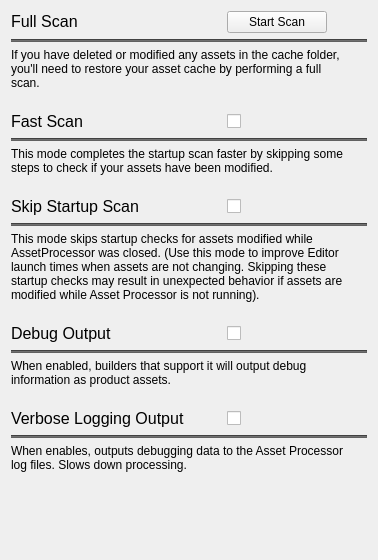
        <widget class="QWidget" name="SettingsPage">
         <layout class="QVBoxLayout" name="verticalLayout">
          <item>
           <layout class="QVBoxLayout" name="fullScanLayout">
            <item>
             <layout class="QHBoxLayout" name="fullScanHeaderLayout">
              <item>
               <widget class="QLabel" name="fullScanHeader">
                <property name="minimumSize">
                 <size>
                  <width>190</width>
                  <height>0</height>
                 </size>
                </property>
                <property name="font">
                 <font>
                  <pointsize>12</pointsize>
                 </font>
                </property>
                <property name="text">
                 <string>&lt;html&gt;&lt;head/&gt;&lt;body&gt;&lt;p&gt;&lt;span style=&quot; font-size:12pt;&quot;&gt;Full Scan&lt;/span&gt;&lt;/p&gt;&lt;/body&gt;&lt;/html&gt;</string>
                </property>
                <property name="wordWrap">
                 <bool>true</bool>
                </property>
               </widget>
              </item>
              <item>
               <spacer name="horizontalSpacer_3">
                <property name="orientation">
                 <enum>Qt::Horizontal</enum>
                </property>
                <property name="sizeType">
                 <enum>QSizePolicy::Fixed</enum>
                </property>
                <property name="sizeHint" stdset="0">
                 <size>
                  <width>20</width>
                  <height>20</height>
                 </size>
                </property>
               </spacer>
              </item>
              <item>
               <widget class="QPushButton" name="fullScanButton">
                <property name="sizePolicy">
                 <sizepolicy hsizetype="Fixed" vsizetype="Fixed">
                  <horstretch>0</horstretch>
                  <verstretch>0</verstretch>
                 </sizepolicy>
                </property>
                <property name="minimumSize">
                 <size>
                  <width>100</width>
                  <height>0</height>
                 </size>
                </property>
                <property name="text">
                 <string>Start Scan</string>
                </property>
               </widget>
              </item>
              <item>
               <spacer name="horizontalSpacer_4">
                <property name="orientation">
                 <enum>Qt::Horizontal</enum>
                </property>
                <property name="sizeHint" stdset="0">
                 <size>
                  <width>40</width>
                  <height>20</height>
                 </size>
                </property>
               </spacer>
              </item>
             </layout>
            </item>
            <item>
             <widget class="Line" name="line_2">
              <property name="styleSheet">
               <string notr="true">background-color: #616161;</string>
              </property>
              <property name="frameShadow">
               <enum>QFrame::Sunken</enum>
              </property>
              <property name="orientation">
               <enum>Qt::Horizontal</enum>
              </property>
             </widget>
            </item>
            <item>
             <layout class="QHBoxLayout" name="horizontalLayout_12">
              <item>
               <widget class="QLabel" name="fullScanDescriptionText">
                <property name="text">
                 <string>&lt;html&gt;&lt;head/&gt;&lt;body&gt;&lt;p&gt;If you have deleted or modified any assets in the cache folder, you'll need to restore your asset cache by performing a full scan.&lt;/p&gt;&lt;/body&gt;&lt;/html&gt;</string>
                </property>
                <property name="scaledContents">
                 <bool>false</bool>
                </property>
                <property name="wordWrap">
                 <bool>true</bool>
                </property>
               </widget>
              </item>
              <item>
               <spacer name="indentSpacer2">
                <property name="orientation">
                 <enum>Qt::Horizontal</enum>
                </property>
                <property name="sizeType">
                 <enum>QSizePolicy::Fixed</enum>
                </property>
                <property name="sizeHint" stdset="0">
                 <size>
                  <width>20</width>
                  <height>20</height>
                 </size>
                </property>
               </spacer>
              </item>
             </layout>
            </item>
           </layout>
          </item>
          <item>
           <spacer name="gapSpacer1">
            <property name="orientation">
             <enum>Qt::Vertical</enum>
            </property>
            <property name="sizeType">
             <enum>QSizePolicy::Fixed</enum>
            </property>
            <property name="sizeHint" stdset="0">
             <size>
              <width>16</width>
              <height>16</height>
             </size>
            </property>
           </spacer>
          </item>
          <item>
           <layout class="QVBoxLayout" name="fastScanLayout">
            <item>
             <layout class="QHBoxLayout" name="fastScanHeaderLayout">
              <item>
               <widget class="QLabel" name="fastScanHeader">
                <property name="minimumSize">
                 <size>
                  <width>190</width>
                  <height>0</height>
                 </size>
                </property>
                <property name="maximumSize">
                 <size>
                  <width>16777215</width>
                  <height>16777215</height>
                 </size>
                </property>
                <property name="font">
                 <font>
                  <pointsize>12</pointsize>
                 </font>
                </property>
                <property name="mouseTracking">
                 <bool>true</bool>
                </property>
                <property name="text">
                 <string>&lt;html&gt;&lt;head/&gt;&lt;body&gt;&lt;p&gt;&lt;span style=&quot; font-size:12pt;&quot;&gt;Fast Scan&lt;/span&gt;&lt;/p&gt;&lt;/body&gt;&lt;/html&gt;</string>
                </property>
               </widget>
              </item>
              <item>
               <spacer name="horizontalSpacer_1">
                <property name="orientation">
                 <enum>Qt::Horizontal</enum>
                </property>
                <property name="sizeType">
                 <enum>QSizePolicy::Fixed</enum>
                </property>
                <property name="sizeHint" stdset="0">
                 <size>
                  <width>20</width>
                  <height>20</height>
                 </size>
                </property>
               </spacer>
              </item>
              <item>
               <widget class="QCheckBox" name="modtimeSkippingCheckBox">
                <property name="sizePolicy">
                 <sizepolicy hsizetype="Fixed" vsizetype="Fixed">
                  <horstretch>0</horstretch>
                  <verstretch>0</verstretch>
                 </sizepolicy>
                </property>
                <property name="minimumSize">
                 <size>
                  <width>100</width>
                  <height>0</height>
                 </size>
                </property>
                <property name="text">
                 <string/>
                </property>
               </widget>
              </item>
              <item>
               <spacer name="horizontalSpacer_2">
                <property name="orientation">
                 <enum>Qt::Horizontal</enum>
                </property>
                <property name="sizeType">
                 <enum>QSizePolicy::Expanding</enum>
                </property>
                <property name="sizeHint" stdset="0">
                 <size>
                  <width>40</width>
                  <height>20</height>
                 </size>
                </property>
               </spacer>
              </item>
             </layout>
            </item>
            <item>
             <widget class="Line" name="line">
              <property name="styleSheet">
               <string notr="true">background-color: #616161;</string>
              </property>
              <property name="orientation">
               <enum>Qt::Horizontal</enum>
              </property>
             </widget>
            </item>
            <item>
             <layout class="QHBoxLayout" name="horizontalLayout_3">
              <item>
               <widget class="QLabel" name="modtimeSkippingDescription">
                <property name="text">
                 <string>&lt;html&gt;&lt;head/&gt;&lt;body&gt;&lt;p&gt;This mode completes the startup scan faster by skipping some steps to check if your assets have been modified.&lt;/p&gt;&lt;/body&gt;&lt;/html&gt;</string>
                </property>
                <property name="scaledContents">
                 <bool>false</bool>
                </property>
                <property name="wordWrap">
                 <bool>true</bool>
                </property>
               </widget>
              </item>
              <item>
               <spacer name="indentSpacer1">
                <property name="orientation">
                 <enum>Qt::Horizontal</enum>
                </property>
                <property name="sizeType">
                 <enum>QSizePolicy::Fixed</enum>
                </property>
                <property name="sizeHint" stdset="0">
                 <size>
                  <width>20</width>
                  <height>20</height>
                 </size>
                </property>
               </spacer>
              </item>
             </layout>
            </item>
           </layout>
          </item>
          <item>
           <spacer name="gapSpacer2">
            <property name="orientation">
             <enum>Qt::Vertical</enum>
            </property>
            <property name="sizeType">
             <enum>QSizePolicy::Fixed</enum>
            </property>
            <property name="sizeHint" stdset="0">
             <size>
              <width>16</width>
              <height>16</height>
             </size>
            </property>
           </spacer>
          </item>
          <item>
           <layout class="QVBoxLayout" name="disableStartupScanLayout">
            <item>
             <layout class="QHBoxLayout" name="disableStartupScanHeaderLayout">
              <item>
               <widget class="QLabel" name="disableStartupScanHeader">
                <property name="minimumSize">
                 <size>
                  <width>190</width>
                  <height>0</height>
                 </size>
                </property>
                <property name="font">
                 <font>
                  <pointsize>12</pointsize>
                 </font>
                </property>
                <property name="text">
                 <string>&lt;html&gt;&lt;head/&gt;&lt;body&gt;&lt;p&gt;&lt;span style=&quot; font-size:12pt;&quot;&gt;Skip Startup Scan&lt;/span&gt;&lt;/p&gt;&lt;/body&gt;&lt;/html&gt;</string>
                </property>
               </widget>
              </item>
              <item>
               <spacer name="horizontalSpacer_5">
                <property name="orientation">
                 <enum>Qt::Horizontal</enum>
                </property>
                <property name="sizeType">
                 <enum>QSizePolicy::Fixed</enum>
                </property>
                <property name="sizeHint" stdset="0">
                 <size>
                  <width>20</width>
                  <height>20</height>
                 </size>
                </property>
               </spacer>
              </item>
              <item>
               <widget class="QCheckBox" name="disableStartupScanCheckBox">
                <property name="sizePolicy">
                 <sizepolicy hsizetype="Fixed" vsizetype="Fixed">
                  <horstretch>0</horstretch>
                  <verstretch>0</verstretch>
                 </sizepolicy>
                </property>
                <property name="minimumSize">
                 <size>
                  <width>100</width>
                  <height>0</height>
                 </size>
                </property>
                <property name="text">
                 <string/>
                </property>
               </widget>
              </item>
              <item>
               <spacer name="horizontalSpacer_6">
                <property name="orientation">
                 <enum>Qt::Horizontal</enum>
                </property>
                <property name="sizeHint" stdset="0">
                 <size>
                  <width>40</width>
                  <height>20</height>
                 </size>
                </property>
               </spacer>
              </item>
             </layout>
            </item>
            <item>
             <widget class="Line" name="line_3">
              <property name="styleSheet">
               <string notr="true">background-color: #616161;</string>
              </property>
              <property name="orientation">
               <enum>Qt::Horizontal</enum>
              </property>
             </widget>
            </item>
            <item>
             <layout class="QHBoxLayout" name="skipinitialcheck_horizontalLayout">
              <item>
               <widget class="QLabel" name="skipinitialdatabaseDescription">
                <property name="text">
                 <string>&lt;html&gt;&lt;head/&gt;&lt;body&gt;&lt;p&gt;This mode skips startup checks for assets modified while AssetProcessor was closed. (Use this mode to improve Editor launch times when assets are not changing. Skipping these startup checks may result in unexpected behavior if assets are modified while Asset Processor is not running).&lt;/p&gt;&lt;/body&gt;&lt;/html&gt;</string>
                </property>
                <property name="scaledContents">
                 <bool>false</bool>
                </property>
                <property name="wordWrap">
                 <bool>true</bool>
                </property>
               </widget>
              </item>
              <item>
               <spacer name="indentSpacer3">
                <property name="orientation">
                 <enum>Qt::Horizontal</enum>
                </property>
                <property name="sizeType">
                 <enum>QSizePolicy::Fixed</enum>
                </property>
                <property name="sizeHint" stdset="0">
                 <size>
                  <width>20</width>
                  <height>20</height>
                 </size>
                </property>
               </spacer>
              </item>
             </layout>
            </item>
           </layout>
          </item>
          <item>
           <spacer name="gapSpacer3">
            <property name="orientation">
             <enum>Qt::Vertical</enum>
            </property>
            <property name="sizeType">
             <enum>QSizePolicy::Fixed</enum>
            </property>
            <property name="sizeHint" stdset="0">
             <size>
              <width>16</width>
              <height>16</height>
             </size>
            </property>
           </spacer>
          </item>
          <item>
           <layout class="QVBoxLayout" name="debugOutputLayout">
            <item>
             <layout class="QHBoxLayout" name="debugOutputHeaderLayout">
              <item>
               <widget class="QLabel" name="debugOutputHeader">
                <property name="minimumSize">
                 <size>
                  <width>190</width>
                  <height>0</height>
                 </size>
                </property>
                <property name="baseSize">
                 <size>
                  <width>0</width>
                  <height>0</height>
                 </size>
                </property>
                <property name="font">
                 <font>
                  <pointsize>12</pointsize>
                 </font>
                </property>
                <property name="text">
                 <string>&lt;html&gt;&lt;head/&gt;&lt;body&gt;&lt;p&gt;&lt;span style=&quot; font-size:12pt;&quot;&gt;Debug Output&lt;/span&gt;&lt;/p&gt;&lt;/body&gt;&lt;/html&gt;</string>
                </property>
               </widget>
              </item>
              <item>
               <spacer name="horizontalSpacer_7">
                <property name="orientation">
                 <enum>Qt::Horizontal</enum>
                </property>
                <property name="sizeType">
                 <enum>QSizePolicy::Fixed</enum>
                </property>
                <property name="sizeHint" stdset="0">
                 <size>
                  <width>20</width>
                  <height>20</height>
                 </size>
                </property>
               </spacer>
              </item>
              <item>
               <widget class="QCheckBox" name="debugOutputCheckBox">
                <property name="sizePolicy">
                 <sizepolicy hsizetype="Fixed" vsizetype="Fixed">
                  <horstretch>0</horstretch>
                  <verstretch>0</verstretch>
                 </sizepolicy>
                </property>
                <property name="minimumSize">
                 <size>
                  <width>100</width>
                  <height>0</height>
                 </size>
                </property>
                <property name="text">
                 <string/>
                </property>
               </widget>
              </item>
              <item>
               <spacer name="horizontalSpacer_8">
                <property name="orientation">
                 <enum>Qt::Horizontal</enum>
                </property>
                <property name="sizeHint" stdset="0">
                 <size>
                  <width>40</width>
                  <height>20</height>
                 </size>
                </property>
               </spacer>
              </item>
             </layout>
            </item>
            <item>
             <widget class="Line" name="line_4">
              <property name="minimumSize">
               <size>
                <width>0</width>
                <height>0</height>
               </size>
              </property>
              <property name="baseSize">
               <size>
                <width>0</width>
                <height>0</height>
               </size>
              </property>
              <property name="styleSheet">
               <string notr="true">background-color: #616161;</string>
              </property>
              <property name="orientation">
               <enum>Qt::Horizontal</enum>
              </property>
             </widget>
            </item>
            <item>
             <layout class="QHBoxLayout" name="horizontalLayout_6">
              <item>
               <widget class="QLabel" name="debugOutputCheckBoxDescription">
                <property name="text">
                 <string>&lt;html&gt;&lt;head/&gt;&lt;body&gt;&lt;p&gt;When enabled, builders that support it will output debug information as product assets.&lt;/p&gt;&lt;/body&gt;&lt;/html&gt;</string>
                </property>
                <property name="scaledContents">
                 <bool>false</bool>
                </property>
                <property name="wordWrap">
                 <bool>true</bool>
                </property>
               </widget>
              </item>
              <item>
               <spacer name="indentSpacer4">
                <property name="orientation">
                 <enum>Qt::Horizontal</enum>
                </property>
                <property name="sizeType">
                 <enum>QSizePolicy::Fixed</enum>
                </property>
                <property name="sizeHint" stdset="0">
                 <size>
                  <width>20</width>
                  <height>20</height>
                 </size>
                </property>
               </spacer>
              </item>
             </layout>
            </item>
           </layout>
          </item>
          <item>
           <spacer name="gapSpacer4">
            <property name="orientation">
             <enum>Qt::Vertical</enum>
            </property>
            <property name="sizeType">
             <enum>QSizePolicy::Fixed</enum>
            </property>
            <property name="sizeHint" stdset="0">
             <size>
              <width>16</width>
              <height>16</height>
             </size>
            </property>
           </spacer>
          </item>
          <item>
           <layout class="QVBoxLayout" name="logFileLevelLayout">
            <item>
             <layout class="QHBoxLayout" name="logFileLevelLayoutLine">
              <item>
               <widget class="QLabel" name="logfileLevelHeader">
                <property name="minimumSize">
                 <size>
                  <width>190</width>
                  <height>0</height>
                 </size>
                </property>
                <property name="baseSize">
                 <size>
                  <width>0</width>
                  <height>0</height>
                 </size>
                </property>
                <property name="font">
                 <font>
                  <pointsize>12</pointsize>
                 </font>
                </property>
                <property name="text">
                 <string>&lt;html&gt;&lt;head/&gt;&lt;body&gt;&lt;p&gt;&lt;span style=&quot; font-size:12pt;&quot;&gt;Verbose Logging Output&lt;/span&gt;&lt;/p&gt;&lt;/body&gt;&lt;/html&gt;</string>
                </property>
               </widget>
              </item>
              <item>
               <spacer name="horizontalSpacer_9">
                <property name="orientation">
                 <enum>Qt::Horizontal</enum>
                </property>
                <property name="sizeType">
                 <enum>QSizePolicy::Fixed</enum>
                </property>
                <property name="sizeHint" stdset="0">
                 <size>
                  <width>20</width>
                  <height>20</height>
                 </size>
                </property>
               </spacer>
              </item>
              <item>
               <widget class="QCheckBox" name="verboseLoggingCheckbox">
                <property name="sizePolicy">
                 <sizepolicy hsizetype="Fixed" vsizetype="Fixed">
                  <horstretch>0</horstretch>
                  <verstretch>0</verstretch>
                 </sizepolicy>
                </property>
                <property name="minimumSize">
                 <size>
                  <width>100</width>
                  <height>0</height>
                 </size>
                </property>
                <property name="text">
                 <string/>
                </property>
               </widget>
              </item>
              <item>
               <spacer name="horizontalSpacer_10">
                <property name="orientation">
                 <enum>Qt::Horizontal</enum>
                </property>
                <property name="sizeHint" stdset="0">
                 <size>
                  <width>40</width>
                  <height>20</height>
                 </size>
                </property>
               </spacer>
              </item>
             </layout>
            </item>
            <item>
             <widget class="Line" name="line_5">
              <property name="minimumSize">
               <size>
                <width>0</width>
                <height>0</height>
               </size>
              </property>
              <property name="baseSize">
               <size>
                <width>0</width>
                <height>0</height>
               </size>
              </property>
              <property name="styleSheet">
               <string notr="true">background-color: #616161;</string>
              </property>
              <property name="orientation">
               <enum>Qt::Horizontal</enum>
              </property>
             </widget>
            </item>
            <item>
             <layout class="QHBoxLayout" name="logFileLevelLayoutDescription">
              <item>
               <widget class="QLabel" name="logFileLevelDescription">
                <property name="text">
                 <string>&lt;html&gt;&lt;head/&gt;&lt;body&gt;&lt;p&gt;When enables, outputs debugging data to the Asset Processor log files.  Slows down processing.&lt;/p&gt;&lt;/body&gt;&lt;/html&gt;</string>
                </property>
                <property name="scaledContents">
                 <bool>false</bool>
                </property>
                <property name="wordWrap">
                 <bool>true</bool>
                </property>
               </widget>
              </item>
              <item>
               <spacer name="indentSpacer4_2">
                <property name="orientation">
                 <enum>Qt::Horizontal</enum>
                </property>
                <property name="sizeType">
                 <enum>QSizePolicy::Fixed</enum>
                </property>
                <property name="sizeHint" stdset="0">
                 <size>
                  <width>20</width>
                  <height>20</height>
                 </size>
                </property>
               </spacer>
              </item>
             </layout>
            </item>
           </layout>
          </item>
          <item>
           <spacer name="gapSpacer5">
            <property name="orientation">
             <enum>Qt::Vertical</enum>
            </property>
            <property name="sizeHint" stdset="0">
             <size>
              <width>16</width>
              <height>77</height>
             </size>
            </property>
           </spacer>
          </item>
         </layout>
        </widget>
